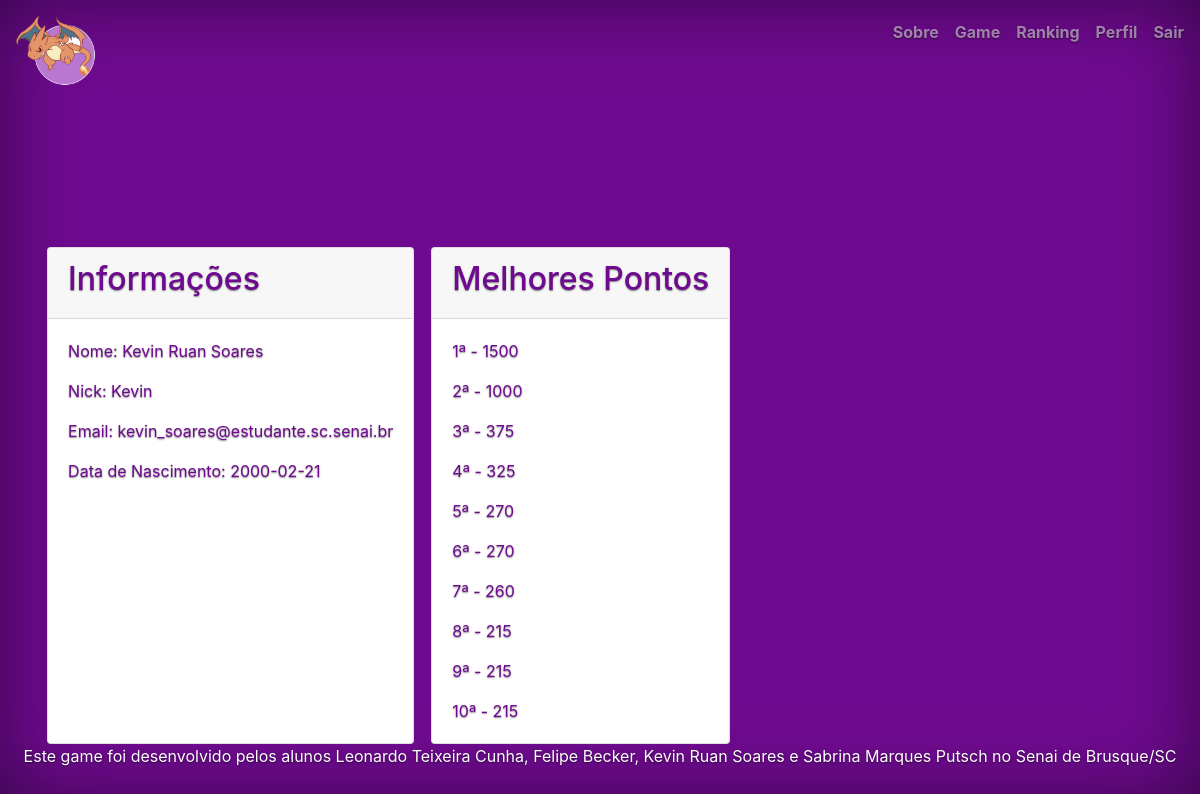
The app's page /jogo/perfilJogador.php (signed in) with its own data.
### tables this page shows
CREATE TABLE `usuario` (
  `CodUsu` int(11) NOT NULL AUTO_INCREMENT,
  `NomUsu` varchar(45) NOT NULL,
  `EmaUsu` varchar(100) NOT NULL,
  `NicUsu` varchar(20) NOT NULL,
  `SenUsu` varchar(32) NOT NULL,
  `DatNasUsu` date NOT NULL,
  `DatCadUsu` datetime NOT NULL,
  `TipUsu` char(1) NOT NULL,
  PRIMARY KEY (`CodUsu`),
  UNIQUE KEY `EmaUsu_UNIQUE` (`EmaUsu`),
  UNIQUE KEY `NicUsu_UNIQUE` (`NicUsu`)
);

### jogo/perfilJogador.php (the view, shortened to what this page needs)
<!DOCTYPE html>
<html>
	<head>
		<?php
			include "includes/header.php";
		?>
	</head>
	<body class="text-center">
				<?php
					include "includes/navbar.php";
					$codigo = $_SESSION['codigo'];
					include 'includes/connection.php';
					$conn = new mysqli($servername, $username, $password, $dbname);
					$stmt = $conn->prepare( "select NomUSu , NicUsu, EmaUsu, DatNasUsu  from usuario where CodUsu = ? ");
					$stmt->bind_param("i", $codigo);
					$stmt->execute();
					$stmt->bind_result($nome, $nick, $email, $dataNas);
					?>
					<div class="container">
					<div class="row">
					<?php
					while($stmt->fetch()){
						echo	'<div class="card text-left">
										<div class="card-header">
										<h2>Informações</h2>
										</div>
										<div class="card-body">
										<p class="card-text">Nome: '.$nome.'</p>
										<p class="card-text"> Nick: '.$nick.'</p>
										<p class="card-text">Email: '.$email.'</p>
										<p class="card-text">Data de Nascimento: '.$dataNas.'</p>
										</div>
								</div>';
					}
							$sql ='call jogodb.top10_individual('.$codigo.')';
							$result = $conn->query($sql);
							if ($result->num_rows > 0) {
								echo '<div" class="card text-left">
										<div class="card-header">
										<h2>Melhores Pontos</h2>
										</div>';
								$i = 1;
								echo '<div class="card-body">';
							    while($row = $result->fetch_assoc()) {
							        echo '<p class="card-text"> '.$i.'ª - '.$row["Ponpar"].'</p>';
									$i++;
							    }
							    echo "</div>
								</div>";
							} else {
							    echo "0 results";
							}
				?>
				</div>
				<?php
		include "includes/footer.php";
	?>
	</body>
</html>

### jogo/includes/header.php (shortened to what this page needs)
<link rel="stylesheet" href="https://stackpath.bootstrapcdn.com/bootstrap/4.1.3/css/bootstrap.min.css">
<link href="dist/css/estilo.css" rel="stylesheet" type="text/css"/>

### jogo/includes/navbar.php (shortened to what this page needs)
<div class="cover-container d-flex w-100 p-3 mx-auto flex-column">
    <header class="masthead mb-auto">
        <div class="inner">
            <a class="masthead-brand" href="index.php"><img src="dist/img/logo.png"></a>
            <nav class="nav nav-masthead justify-content-center">
                <a class="nav-link" href="sobre.php">Sobre</a>
				<?php
					if((isset ($_SESSION['usuario']) == true))
					{ ?>
						<a class="nav-link" href="jogo.php">Game</a>
						<a class="nav-link" href="ranking.php">Ranking</a>
						<a class="nav-link" href="perfilJogador.php">Perfil</a>
						<a class="nav-link" href="includes/sair.php">Sair</a>
					<?php
					}
		      	?>
            </nav>
        </div>
    </header>

### JogoMVC/Views/footer.php
<footer class="footer ">
    <p>Este game foi desenvolvido pelos alunos Leonardo Teixeira Cunha, Felipe Becker, Kevin Ruan Soares e Sabrina Marques Putsch no Senai de Brusque/SC</p>
</footer>

### records on screen
usuario: NomUsu "Kevin Ruan Soares", NicUsu "Kevin", EmaUsu "kevin_soares@estudante.sc.senai.br", DatNasUsu "2000-02-21"

### other values on screen
$row["Ponpar"] "1500"
$row["Ponpar"] "1000"
$row["Ponpar"] "375"
$row["Ponpar"] "325"
$row["Ponpar"] "270"
$row["Ponpar"] "260"
$row["Ponpar"] "215"
